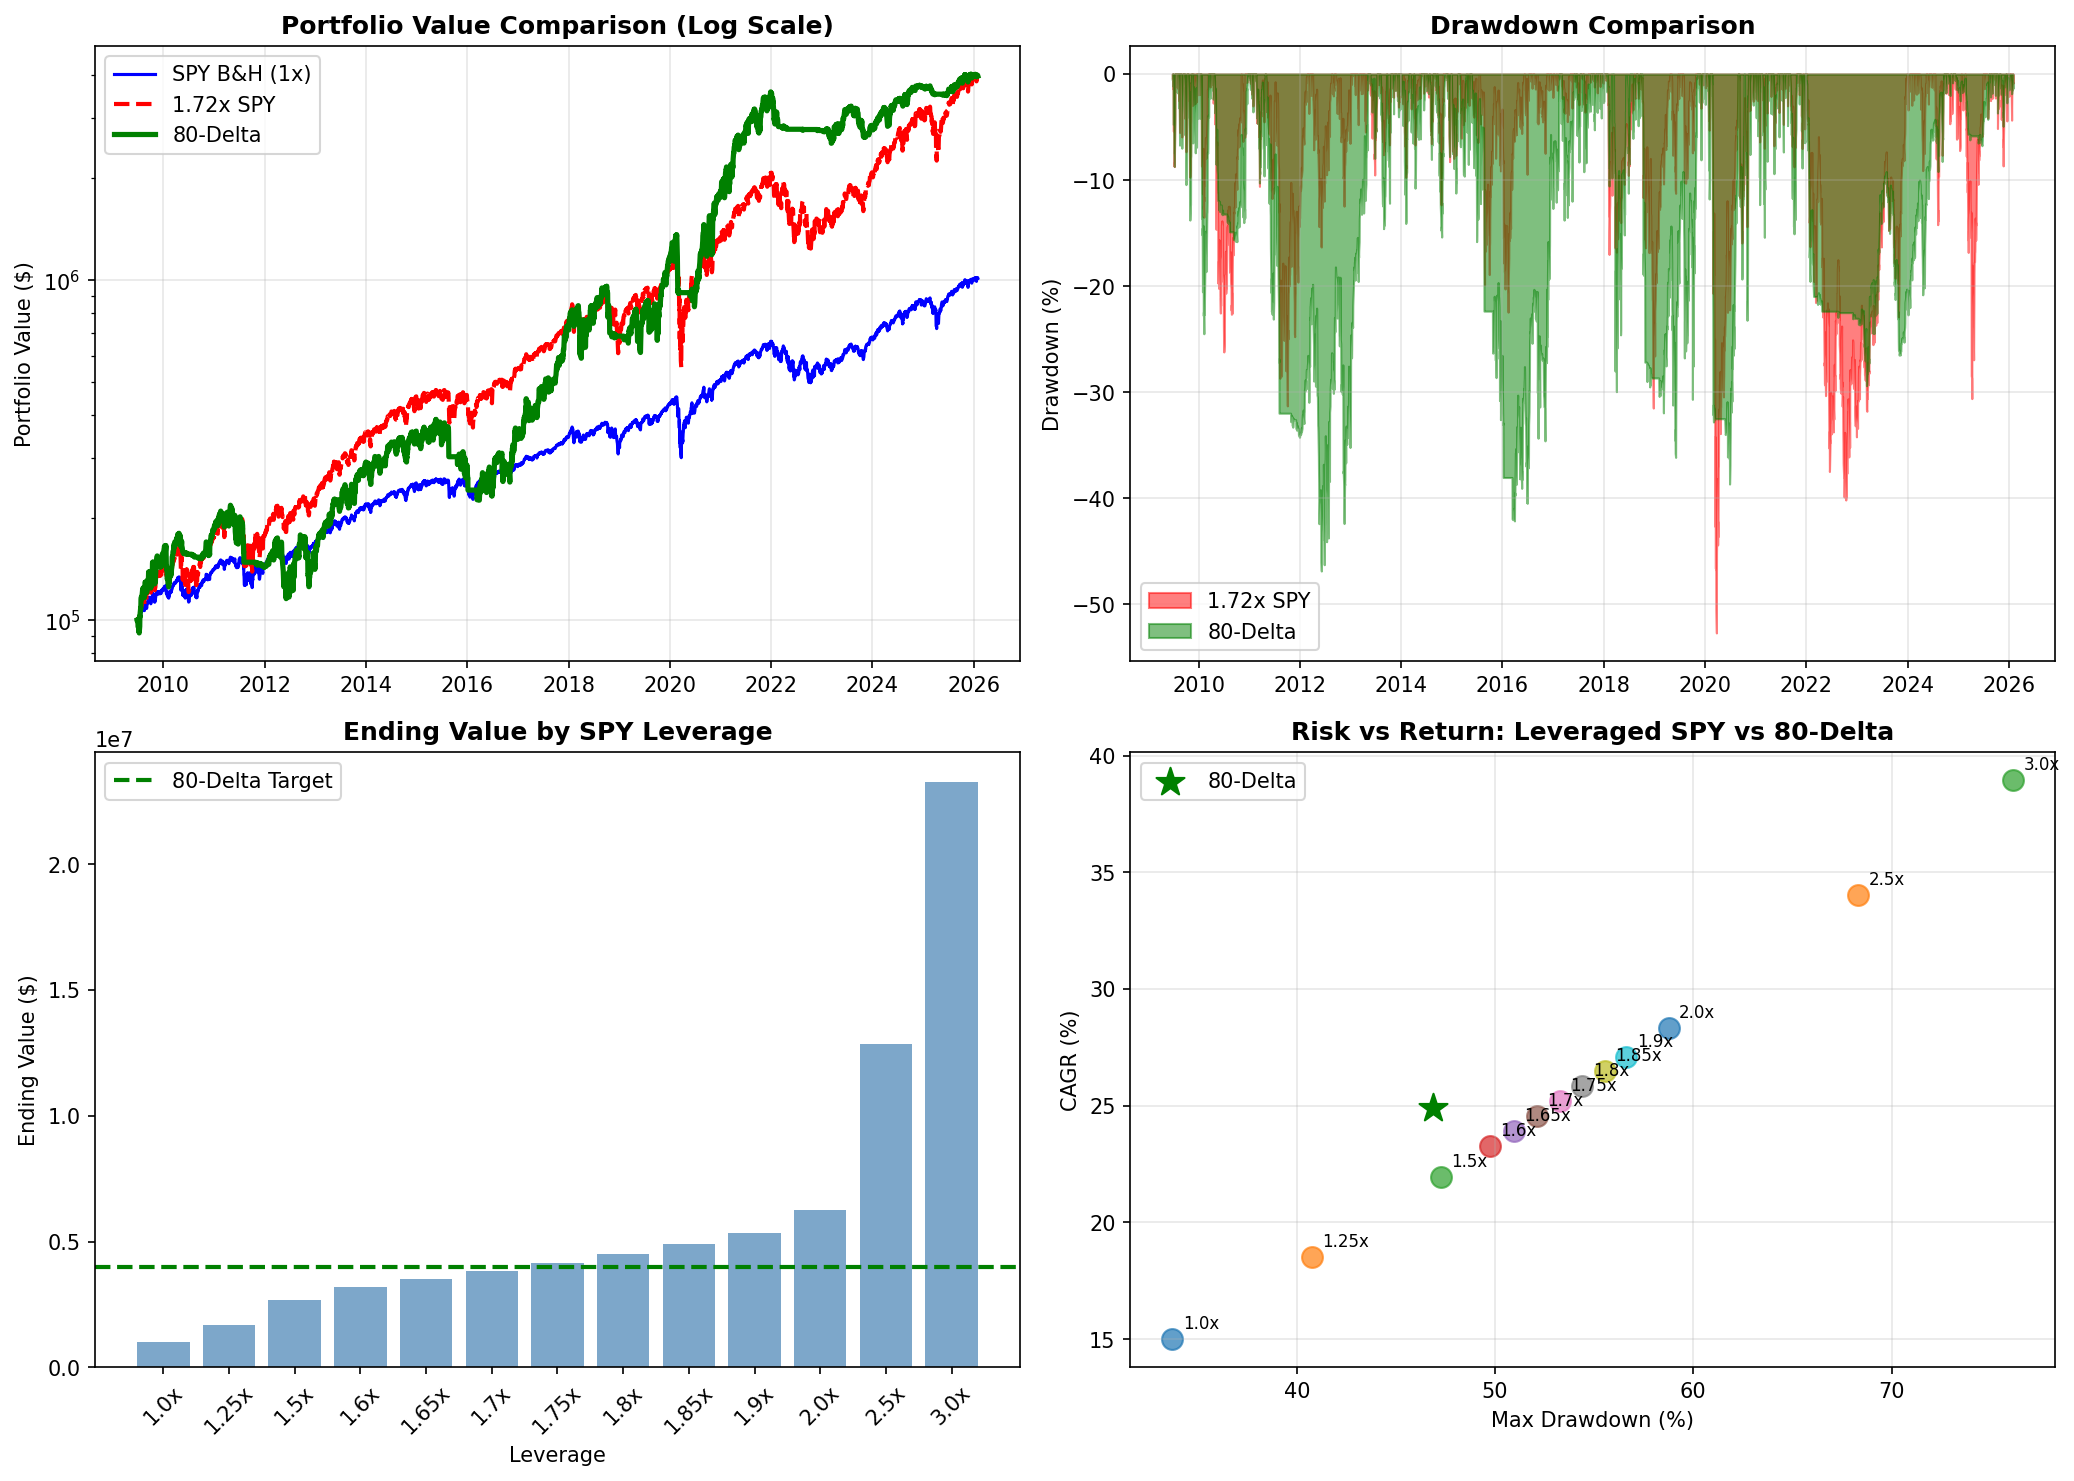

This chart was generated by the following Python code:
"""
Leverage Analysis: What SPY Leverage Matches 80-Delta Returns?
"""

import pandas as pd
import numpy as np
import matplotlib.pyplot as plt
import os

# Force unbuffered output
import functools
print = functools.partial(print, flush=True)

_this_dir = os.path.dirname(os.path.abspath(__file__))

def main():
    print("=" * 80)
    print("Leverage Analysis: What SPY Leverage Matches 80-Delta Returns?")
    print("=" * 80)

    # Load SPY and 80-Delta daily values
    spy_df = pd.read_csv(os.path.join(_this_dir, "daily_values_SPY_B&H.csv"))
    delta80_df = pd.read_csv(os.path.join(_this_dir, "daily_values_80-Delta.csv"))

    spy_df["date"] = pd.to_datetime(spy_df["date"])
    delta80_df["date"] = pd.to_datetime(delta80_df["date"])

    # Filter to 2009+ for fair comparison
    start_date = "2009-06-25"
    spy_df = spy_df[spy_df["date"] >= start_date].copy()
    delta80_df = delta80_df[delta80_df["date"] >= start_date].copy()

    # Rebase both to $100K
    spy_df["portfolio_value"] = spy_df["portfolio_value"] / spy_df["portfolio_value"].iloc[0] * 100000
    delta80_df["portfolio_value"] = delta80_df["portfolio_value"] / delta80_df["portfolio_value"].iloc[0] * 100000

    # Calculate SPY daily returns
    spy_df["daily_return"] = spy_df["portfolio_value"].pct_change().fillna(0)

    # Target: 80-Delta ending value
    target_end_value = delta80_df["portfolio_value"].iloc[-1]
    print(f"\n80-Delta ending value: ${target_end_value:,.0f}")
    print(f"SPY B&H ending value: ${spy_df['portfolio_value'].iloc[-1]:,.0f}")

    # Test different leverage levels
    print("\n" + "-" * 70)
    print("Testing leverage levels to match 80-Delta returns...")
    print("-" * 70)

    leverage_results = []

    for leverage in [1.0, 1.25, 1.5, 1.6, 1.65, 1.7, 1.75, 1.8, 1.85, 1.9, 2.0, 2.5, 3.0]:
        # Simulate leveraged SPY returns (daily rebalancing like a leveraged ETF)
        leveraged_values = [100000]
        for ret in spy_df["daily_return"].iloc[1:]:
            new_val = leveraged_values[-1] * (1 + leverage * ret)
            leveraged_values.append(max(0, new_val))

        spy_df[f"lev_{leverage}"] = leveraged_values

        end_val = leveraged_values[-1]

        # Calculate metrics
        years = len(spy_df) / 252
        cagr = (end_val / 100000) ** (1/years) - 1 if end_val > 0 else -1

        daily_rets = pd.Series(leveraged_values).pct_change().dropna()
        sharpe = (daily_rets.mean() / daily_rets.std()) * np.sqrt(252) if daily_rets.std() > 0 else 0

        downside = daily_rets[daily_rets < 0]
        sortino = (daily_rets.mean() / downside.std()) * np.sqrt(252) if len(downside) > 0 and downside.std() > 0 else 0

        cummax = pd.Series(leveraged_values).cummax()
        drawdown = pd.Series(leveraged_values) / cummax - 1
        max_dd = drawdown.min()

        leverage_results.append({
            "leverage": leverage,
            "end_val": end_val,
            "cagr": cagr,
            "sharpe": sharpe,
            "sortino": sortino,
            "max_dd": max_dd,
        })

        print(f"  {leverage:.2f}x SPY: ${end_val:>12,.0f} | CAGR: {cagr:>+6.1%} | Sharpe: {sharpe:.2f} | Max DD: {max_dd:.1%}")

    # Binary search for exact leverage
    print("\n" + "=" * 70)
    print("FINDING EXACT LEVERAGE TO MATCH 80-DELTA")
    print("=" * 70)

    low, high = 1.0, 3.0
    target = target_end_value

    for _ in range(50):
        mid = (low + high) / 2
        leveraged_values = [100000]
        for ret in spy_df["daily_return"].iloc[1:]:
            new_val = leveraged_values[-1] * (1 + mid * ret)
            leveraged_values.append(max(0, new_val))

        if leveraged_values[-1] < target:
            low = mid
        else:
            high = mid

    exact_leverage = (low + high) / 2

    # Calculate final metrics for exact leverage
    leveraged_values = [100000]
    for ret in spy_df["daily_return"].iloc[1:]:
        new_val = leveraged_values[-1] * (1 + exact_leverage * ret)
        leveraged_values.append(max(0, new_val))

    spy_df["lev_exact"] = leveraged_values

    years = len(spy_df) / 252
    lev_end_val = leveraged_values[-1]
    lev_cagr = (lev_end_val / 100000) ** (1/years) - 1

    daily_rets = pd.Series(leveraged_values).pct_change().dropna()
    lev_sharpe = (daily_rets.mean() / daily_rets.std()) * np.sqrt(252)

    downside = daily_rets[daily_rets < 0]
    lev_sortino = (daily_rets.mean() / downside.std()) * np.sqrt(252)

    cummax = pd.Series(leveraged_values).cummax()
    drawdown = pd.Series(leveraged_values) / cummax - 1
    lev_max_dd = drawdown.min()

    # Get 80-Delta metrics
    d80_daily_rets = delta80_df["portfolio_value"].pct_change().dropna()
    d80_sharpe = (d80_daily_rets.mean() / d80_daily_rets.std()) * np.sqrt(252)
    d80_downside = d80_daily_rets[d80_daily_rets < 0]
    d80_sortino = (d80_daily_rets.mean() / d80_downside.std()) * np.sqrt(252)
    d80_cummax = delta80_df["portfolio_value"].cummax()
    d80_drawdown = delta80_df["portfolio_value"] / d80_cummax - 1
    d80_max_dd = d80_drawdown.min()
    d80_cagr = (target_end_value / 100000) ** (1/years) - 1

    print(f"\nTo match 80-Delta returns, you need: {exact_leverage:.2f}x LEVERAGE on SPY")
    print()
    print(f"{'Metric':<20} {'80-Delta':>15} {f'{exact_leverage:.2f}x SPY':>15} {'Difference':>15}")
    print("-" * 65)
    print(f"{'End Value':<20} ${target_end_value:>13,.0f} ${lev_end_val:>13,.0f} ${lev_end_val - target_end_value:>+13,.0f}")
    print(f"{'CAGR':<20} {d80_cagr:>+14.1%} {lev_cagr:>+14.1%} {lev_cagr - d80_cagr:>+14.1%}")
    print(f"{'Sharpe':<20} {d80_sharpe:>15.2f} {lev_sharpe:>15.2f} {lev_sharpe - d80_sharpe:>+15.2f}")
    print(f"{'Sortino':<20} {d80_sortino:>15.2f} {lev_sortino:>15.2f} {lev_sortino - d80_sortino:>+15.2f}")
    print(f"{'Max Drawdown':<20} {d80_max_dd:>14.1%} {lev_max_dd:>14.1%} {lev_max_dd - d80_max_dd:>+14.1%}")
    print()

    # Key insight
    dd_diff = abs(lev_max_dd) - abs(d80_max_dd)
    print("=" * 70)
    print("KEY INSIGHT")
    print("=" * 70)
    print(f"\n  To match 80-Delta's {d80_cagr:+.1%} CAGR, you need {exact_leverage:.2f}x leveraged SPY.")
    print(f"\n  BUT: {exact_leverage:.2f}x SPY has a {lev_max_dd:.1%} max drawdown")
    print(f"        80-Delta has only a {d80_max_dd:.1%} max drawdown")
    print(f"\n  DIFFERENCE: {dd_diff:.1f}% MORE DRAWDOWN with leveraged SPY!")
    print(f"\n  At the low point, $100K in {exact_leverage:.2f}x SPY dropped to ${100000 * (1 + lev_max_dd):,.0f}")
    print(f"  At the low point, $100K in 80-Delta dropped to ${100000 * (1 + d80_max_dd):,.0f}")
    print()

    # Create comparison chart
    fig, axes = plt.subplots(2, 2, figsize=(14, 10))

    # Plot 1: Portfolio values comparison
    ax1 = axes[0, 0]
    ax1.semilogy(spy_df["date"], spy_df["portfolio_value"], label="SPY B&H (1x)", linewidth=1.5, color="blue")
    ax1.semilogy(spy_df["date"], spy_df["lev_exact"], label=f"{exact_leverage:.2f}x SPY", linewidth=2, color="red", linestyle="--")
    ax1.semilogy(delta80_df["date"], delta80_df["portfolio_value"], label="80-Delta", linewidth=2.5, color="green")
    ax1.set_title("Portfolio Value Comparison (Log Scale)", fontweight="bold")
    ax1.set_ylabel("Portfolio Value ($)")
    ax1.legend()
    ax1.grid(True, alpha=0.3)

    # Plot 2: Drawdown comparison
    ax2 = axes[0, 1]
    lev_dd = pd.Series(leveraged_values) / pd.Series(leveraged_values).cummax() - 1
    d80_dd = delta80_df["portfolio_value"] / delta80_df["portfolio_value"].cummax() - 1

    ax2.fill_between(spy_df["date"], lev_dd * 100, 0, alpha=0.5, color="red", label=f"{exact_leverage:.2f}x SPY")
    ax2.fill_between(delta80_df["date"], d80_dd.values * 100, 0, alpha=0.5, color="green", label="80-Delta")
    ax2.set_title("Drawdown Comparison", fontweight="bold")
    ax2.set_ylabel("Drawdown (%)")
    ax2.legend()
    ax2.grid(True, alpha=0.3)

    # Plot 3: Leverage ladder
    ax3 = axes[1, 0]
    leverages = [r["leverage"] for r in leverage_results]
    end_vals = [r["end_val"] for r in leverage_results]

    ax3.bar([str(l) + "x" for l in leverages], end_vals, color="steelblue", alpha=0.7)
    ax3.axhline(y=target_end_value, color="green", linestyle="--", linewidth=2, label="80-Delta Target")
    ax3.set_title("Ending Value by SPY Leverage", fontweight="bold")
    ax3.set_ylabel("Ending Value ($)")
    ax3.set_xlabel("Leverage")
    ax3.legend()
    ax3.tick_params(axis="x", rotation=45)

    # Plot 4: Risk/Return tradeoff
    ax4 = axes[1, 1]
    for r in leverage_results:
        ax4.scatter(abs(r["max_dd"]) * 100, r["cagr"] * 100, s=100, alpha=0.7)
        ax4.annotate(f"{r['leverage']}x", (abs(r["max_dd"]) * 100, r["cagr"] * 100),
                    textcoords="offset points", xytext=(5, 5), fontsize=8)
    ax4.scatter(abs(d80_max_dd) * 100, d80_cagr * 100, s=200, color="green", marker="*", label="80-Delta", zorder=5)
    ax4.set_title("Risk vs Return: Leveraged SPY vs 80-Delta", fontweight="bold")
    ax4.set_xlabel("Max Drawdown (%)")
    ax4.set_ylabel("CAGR (%)")
    ax4.legend(loc="upper left", fontsize=10)
    ax4.grid(True, alpha=0.3)

    plt.tight_layout()
    output_path = os.path.join(_this_dir, "leverage_analysis.png")
    plt.savefig(output_path, dpi=150, bbox_inches="tight")
    print(f"Chart saved to: {output_path}")

    # Return key values for report
    return {
        "exact_leverage": exact_leverage,
        "d80_cagr": d80_cagr,
        "d80_max_dd": d80_max_dd,
        "d80_sharpe": d80_sharpe,
        "d80_sortino": d80_sortino,
        "lev_cagr": lev_cagr,
        "lev_max_dd": lev_max_dd,
        "lev_sharpe": lev_sharpe,
        "lev_sortino": lev_sortino,
    }


if __name__ == "__main__":
    main()
